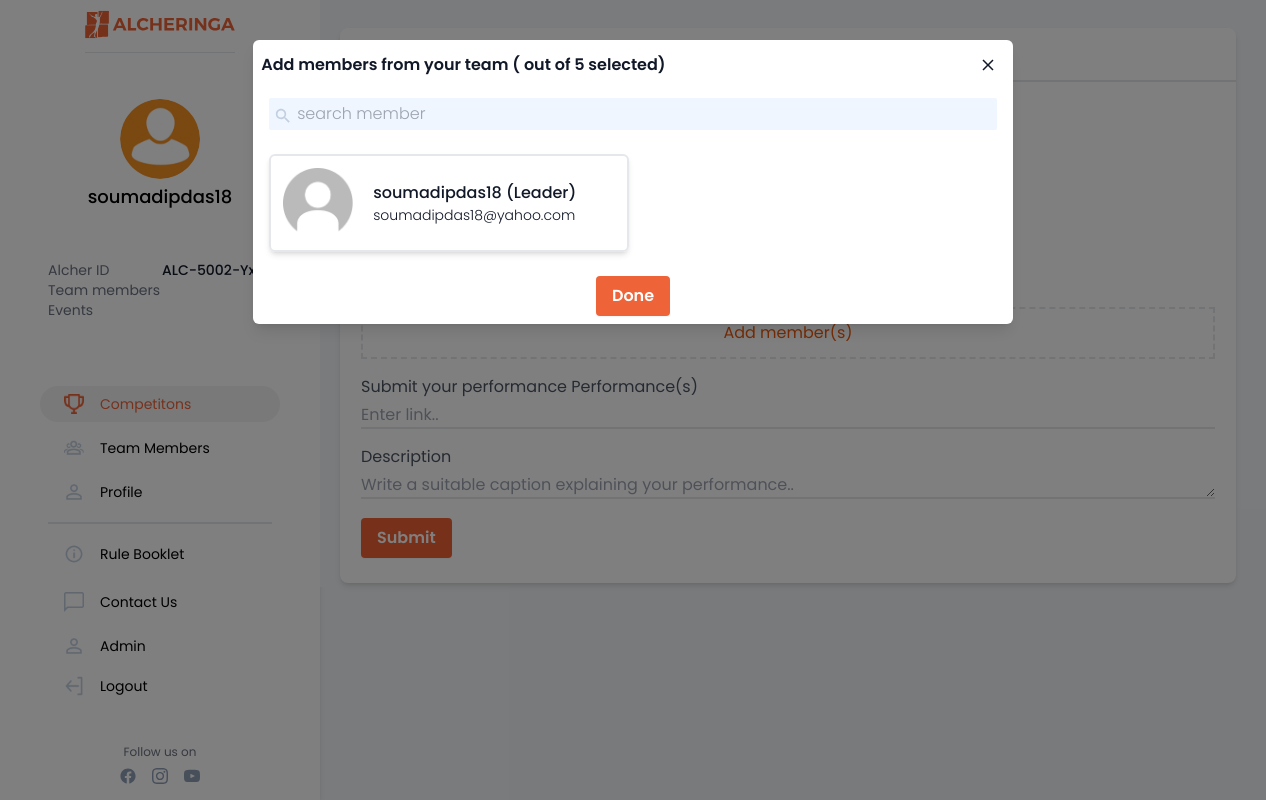
Before: /competitions/register/d2606b2f-3c29-47aa-9bd4-3362717e6186 (signed in) with the older database file.
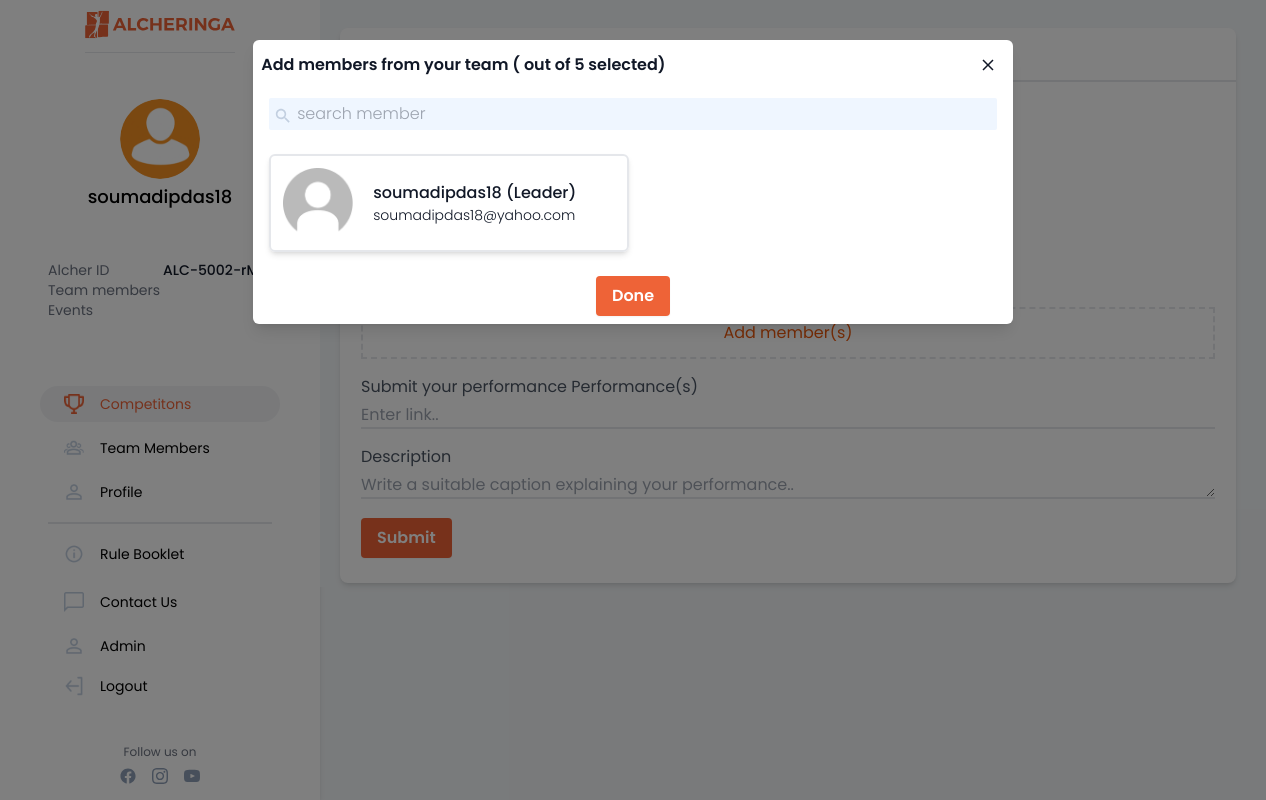
After: the same page with the newer database file.
### authentication/models.py (models this page shows, shortened)
class NewUser(AbstractBaseUser, PermissionsMixin):
    alcherid = models.CharField(
        max_length=255, blank=True, unique=True)
    id = models.SlugField(primary_key=True, default=uuid.uuid4)
    img = models.ImageField(upload_to="image_uploads/userdp/",
                            default='user-default.png')
    email = models.EmailField(_('email address'), unique=True)
    username = models.CharField(max_length=150, unique=True)
    collegename = models.CharField(max_length=150, unique=False)
    city = models.CharField(max_length=150, unique=False)
    fullname = models.CharField(max_length=150, blank=True)
    phone = PhoneNumberField(unique=False, blank=True)
    alternate_phone = PhoneNumberField(unique=False, blank=True,null=True)
    interest = models.ManyToManyField(
        "competitions.Module", related_name="interest")
    team_members=models.IntegerField(default=0)
    no_of_events_registered=models.IntegerField(default=0)
    date_joined = models.DateTimeField(default=timezone.now)
    provider = models.CharField(max_length=200, unique=False, default="email")
    about = models.TextField(_('about'), max_length=500, blank=True)
    is_staff = models.BooleanField(default=False)
    is_active = models.BooleanField(default=False)
    objects = CustomAccountManager()
    USERNAME_FIELD = 'email'
    REQUIRED_FIELDS = ['username']

### competitions/views.py (the view, shortened to what this page needs)
@login_required(login_url='login')
def registercompetition(request, slug):
    comp = Competition.objects.get(id=slug)
    reg_teams = CompTeam.objects.filter(leader=request.user, event=comp)
    team = Team.objects.get(leader=request.user)
    members_reg = []
    for rteam in reg_teams.all():
        members_reg += [member.id for member in rteam.members.all()]
    members_reg = set(members_reg)
    team_members = team.members.exclude(id__in=members_reg)
    return render(request, 'competitions/compreg.html', {'comp': comp, 'team_members': team_members,'active_page':'competitions' })

### competitions/models.py (called while the page is built)
    def __str__(self):
          return str(self.module)

### templates/competitions/compreg.html (shortened to what the changed rows need)
{% extends '../basictailwind.html'%}
{%load static%}
{% block body %}
<body x-data="{ showModal: false}" :class="{'overflow-y-hidden': showModal}" style="background-color: #F3F6F8;;">
    <div class="flex" style="background-color: #F3F6F8; height:100vh;">
        {% include "../navbar.html" %}
    </div>
    {%include 'competitions/add_member_modal.html'%}
</body>
{%endblock%}

### templates/navbar.html (shortened to what the changed rows need)
{%load static%}
  <nav class="w-80 hidden sm:block bg-white rounded shadow-md">
    <div class="w-80 h-screen flex flex-col justify-between bg-white border-gray-400 px-12 fixed float-left">
      <div class="flex flex-col justify-center my-1">
        <img style="height : 80px; width : 80px; border-radius: 50%;" src="{{request.user.img.url}}" alt="profile pic" border="0"
                class="mx-auto rounded-full" />
        <div class="mt-1 font-medium text-lg text-center">{{request.user.username}}</div>
      </div>
      <div class="flex flex-col justify-center my-1">
        <div class="text-sm text-gray-500 flex justify-between flex-wrap items-center"><p>Alcher ID</p>
          <p class="text-gray-900 font-medium">
            {{request.user.alcherid}}
          </p></div>
      </div>
    </div>
  </nav>

Changed rows visible on the page:
changed NewUser "soumadipdas18": user.alcherid "ALC-5002-YxFX" → "ALC-5002-rMjd"
